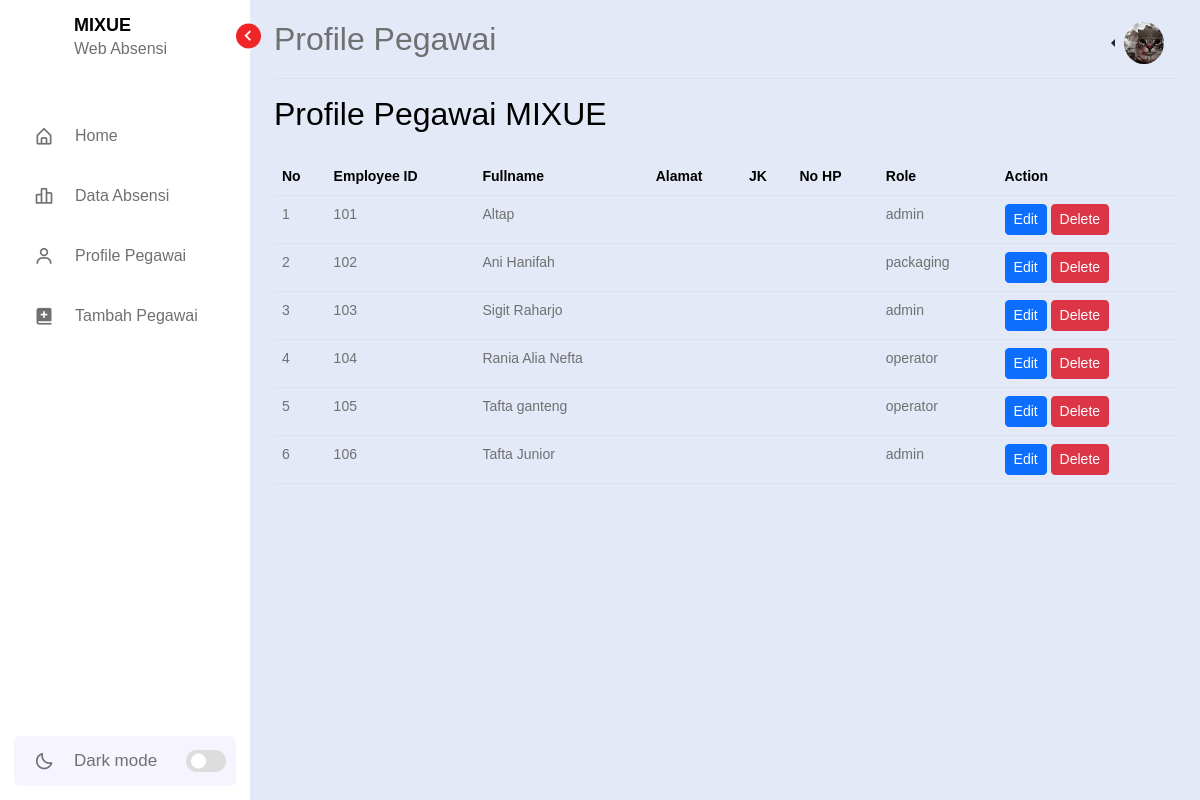
The page /dashboard_admin/profile_pegawai.php on the database its author committed.
### tables this page shows
CREATE TABLE `users` (
  `id` int(11) NOT NULL,
  `employee_id` int(8) NOT NULL,
  `fullname` varchar(255) NOT NULL,
  `address` varchar(255) NOT NULL,
  `role` varchar(255) NOT NULL,
  `password` varchar(255) NOT NULL
);

### dashboard_admin/profile_pegawai.php (the view, shortened to what this page needs)
<?php
include '../connection.php';
$sql = "SELECT * FROM users";
$result = $db->query($sql);
$users = [];
while ($user = $result->fetch_assoc()) {
    $users[] = $user;
}
?>
<!doctype html>
<html lang="en">
<head>
    <link href='https://unpkg.com/boxicons@2.1.1/css/boxicons.min.css' rel='stylesheet'>
    <link href="../assets/dist/css/bootstrap.min.css" rel="stylesheet">
    <link href="main.css" rel="stylesheet">
</head>
<body>
    <nav class="sidebar">
        <header>
            <div class="image-text">
                <div class="text logo-text">
                    <span class="name">MIXUE</span>
                    <span class="profession">Web Absensi</span>
                </div>
            </div>
            <i class='bx bx-chevron-right toggle'></i>
        </header>
        <div class="menu-bar">
            <div class="menu " >
                <ul class="menu-links">
                    <li class="nav-link">
                        <a href="index.php">
                        <i class='bx bx-home-alt icon'></i>
                        <span class="text nav-text">Home</span>
                        </a>
                    </li>
                    <li class="nav-link">
                        <a href="data_absen.php">
                        <i class='bx bx-bar-chart-alt-2 icon'></i>
                        <span class="text nav-text">Data Absensi</span>
                        </a>
                    </li>
                    <li class="nav-link">
                        <a href="profile_pegawai.php">
                            <i class='bx bx-user icon' ></i>
                        <span class="text nav-text">Profile Pegawai</span>
                        </a>
                    </li>
                    <li class="nav-link">
                        <a href="tambah_pegawai.php">
                            <i class='bx bxs-book-add icon' ></i>
                        <span class="text nav-text">Tambah Pegawai</span>
                        </a>
                    </li>
                </ul>
            </div>
            <div class="bottom-content">
                <li class="mode">
                <div class="sun-moon">
                    <i class='bx bx-moon icon moon'></i>
                </div>
                <span class="mode-text text">Dark mode</span>
                <div class="toggle-switch">
                    <span class="switch"></span>
                </div>
                </li>
            </div>
        </div>
    </nav>
    <section class="home">
        <div class="container-fluid profile-pegawai">
            <div class="row">
                <main class="col-md-11 ms-sm-auto col-lg-12 px-md-4">
                    <div class="d-flex justify-content-between flex-wrap flex-md-nowrap align-items-center pt-3 pb-2 mb-3 border-bottom">
                        <h1 class="h2">Profile Pegawai</h1>
                            <div class="btn-group dropstart">
                                <button type="button" class="btn dropdown-toggle" data-bs-toggle="dropdown" aria-expanded="false" style="border: none; background: none;">
                                    <img src="../img/user.jpeg" class="rounded-circle" width="40px" alt="User">
                                </button>
                            </div>
                    </div>
                    <h2 class="mb-4">Profile Pegawai MIXUE</h2>
                    <div class="table-responsive">
                        <table class="table table-hover">
                            <thead>
                                <tr>
                                    <th scope="col">No</th>
                                    <th scope="col">Employee ID</th>
                                    <th scope="col">Fullname</th>
                                    <th scope="col">Alamat</th>
                                    <th scope="col">JK</th>
                                    <th scope="col">No HP</th>
                                    <th scope="col">Role</th>
                                    <th scope="col">Action</th>
                                </tr>
                            </thead>
                            <tbody>
                                <?php $no = 1;
                                foreach ($users as $u) : ?>
                                    <tr>
                                        <td><?= $no++; ?></td>
                                        <td><?= $u['employee_id']; ?></td>
                                        <td><?= $u['fullname']; ?></td>
                                        <td><?= $u['alamat_lengkap']; ?></td>
                                        <td><?= $u['jenis_kelamin']; ?></td>
                                        <td><?= $u['no_hp']; ?></td>
                                        <td><?= $u['role']; ?></td>
                                        <td>
                                            <a class="btn btn-primary btn-sm" href="edit_profile.php?id=<?= $u['id']; ?>">Edit</a>
                                            <a class="btn btn-danger btn-sm" href='action_delete.php?id=<?= $u['id']; ?>' onclick="return confirm('Apakah Anda yakin ingin menghapus?')">Delete</a>
                                        </td>
                                    </tr>
                                <?php endforeach ?>
                            </tbody>
                        </table>
                    </div>
                </main>
            </div>
        </div>
    </section>
</body>
</html>

### dashboard_admin/main.css (style rules this page uses)
body { font-size: .875rem; }
* { margin: 0; padding: 0; box-sizing: border-box; font-family: "Poppins", sans-serif; }
:root { --body-color: #e4e9f7; --sidebar-color: #fff; --primary-color: #f02626; --primary-color-light: #f6f5ff; --toggle-color: #ddd; --text-color: #707070; --color-text: #000000; --tran-03: all 0.2s ease; --tran-03: all 0.3s ease; --tran-04: all 0.3s ease; --tran-05: all 0.3s ease; }
body { min-height: 100vh; background-color: var(--body-color); transition: var(--tran-05); }
.sidebar { position: fixed; top: 0; left: 0; height: 100%; width: 250px; padding: 10px 14px; background: var(--sidebar-color); transition: var(--tran-05); z-index: 100; }
.sidebar li { height: 50px; list-style: none; display: flex; align-items: center; margin-top: 10px; }
.sidebar header .image, .sidebar .icon { min-width: 60px; border-radius: 6px; }
.sidebar .icon { min-width: 60px; border-radius: 6px; height: 100%; display: flex; align-items: center; justify-content: center; font-size: 20px; }
.sidebar .text, .sidebar .icon { color: var(--text-color); transition: var(--tran-03); }
.sidebar .text { font-size: 17px; font-weight: 500; white-space: nowrap; opacity: 1; }
.sidebar header { position: relative; }
.sidebar header .image-text { display: flex; align-items: center; }
.sidebar header .logo-text { display: flex; flex-direction: column; }
header .image-text .name { margin-top: 2px; font-size: 18px; font-family: "Poppins", sans-serif; font-weight: 900; font-style: normal; }
header .image-text .profession { font-size: 16px; margin-top: -2px; display: block; }
.sidebar header .toggle { position: absolute; top: 50%; right: -25px; transform: translateY(-50%) rotate(180deg); height: 25px; width: 25px; background-color: var(--primary-color); color: var(--sidebar-color); border-radius: 50%; display: flex; align-items: center; justify-content: center; font-size: 22px; cursor: pointer; transition: var(--tran-05); }
.sidebar .menu { margin-top: 40px; }
.sidebar li a { list-style: none; height: 100%; background-color: transparent; display: flex; align-items: center; height: 100%; width: 100%; border-radius: 6px; text-decoration: none; transition: var(--tran-03); }
.sidebar .menu-bar { height: calc(100% - 55px); display: flex; flex-direction: column; justify-content: space-between; overflow-y: scroll; }
.sidebar .menu-bar .mode { border-radius: 6px; background-color: var(--primary-color-light); position: relative; transition: var(--tran-05); }
.menu-bar .mode .sun-moon { height: 50px; width: 60px; }
.mode .sun-moon i { position: absolute; }
.menu-bar .bottom-content .toggle-switch { position: absolute; right: 0; height: 100%; min-width: 60px; display: flex; align-items: center; justify-content: center; border-radius: 6px; cursor: pointer; }
.toggle-switch .switch { position: relative; height: 22px; width: 40px; border-radius: 25px; background-color: var(--toggle-color); transition: var(--tran-05); }
.switch::before { content: ""; position: absolute; height: 15px; width: 15px; border-radius: 50%; top: 50%; left: 5px; transform: translateY(-50%); background-color: var(--sidebar-color); transition: var(--tran-04); }
.home { position: absolute; top: 0; top: 0; left: 250px; height: 100vh; width: calc(100% - 250px); background-color: var(--body-color); transition: var(--tran-05); }
.menu-bar { left: 0; top: 0; width: 100%; }
.menu { justify-content: flex-start; align-items: center; padding: 0; }
.menu-links { display:list-item; list-style: none; padding: 0; margin: 0; }
.nav-link { margin-right: 20px; }
.nav-link a { align-items: center; }
.nav-link .icon { margin-right: 1px; }
.nav-link .nav-text { font-size: 16px; }
main .h2 { color: var(--text-color); }
.profile-pegawai th { color: var(--color-text) }
.profile-pegawai tbody { color: var(--text-color); }
.profile-pegawai h2 { color: var(--color-text) }
.image-text .name { color: var(--color-text) }

### rows shown on the page
users: employee "101", fullname "Altap", role "admin"
users: employee "102", fullname "Ani Hanifah", role "packaging"
users: employee "103", fullname "Sigit Raharjo", role "admin"
users: employee "104", fullname "Rania Alia Nefta", role "operator"
users: employee "105", fullname "Tafta ganteng", role "operator"
users: employee "106", fullname "Tafta Junior", role "admin"
